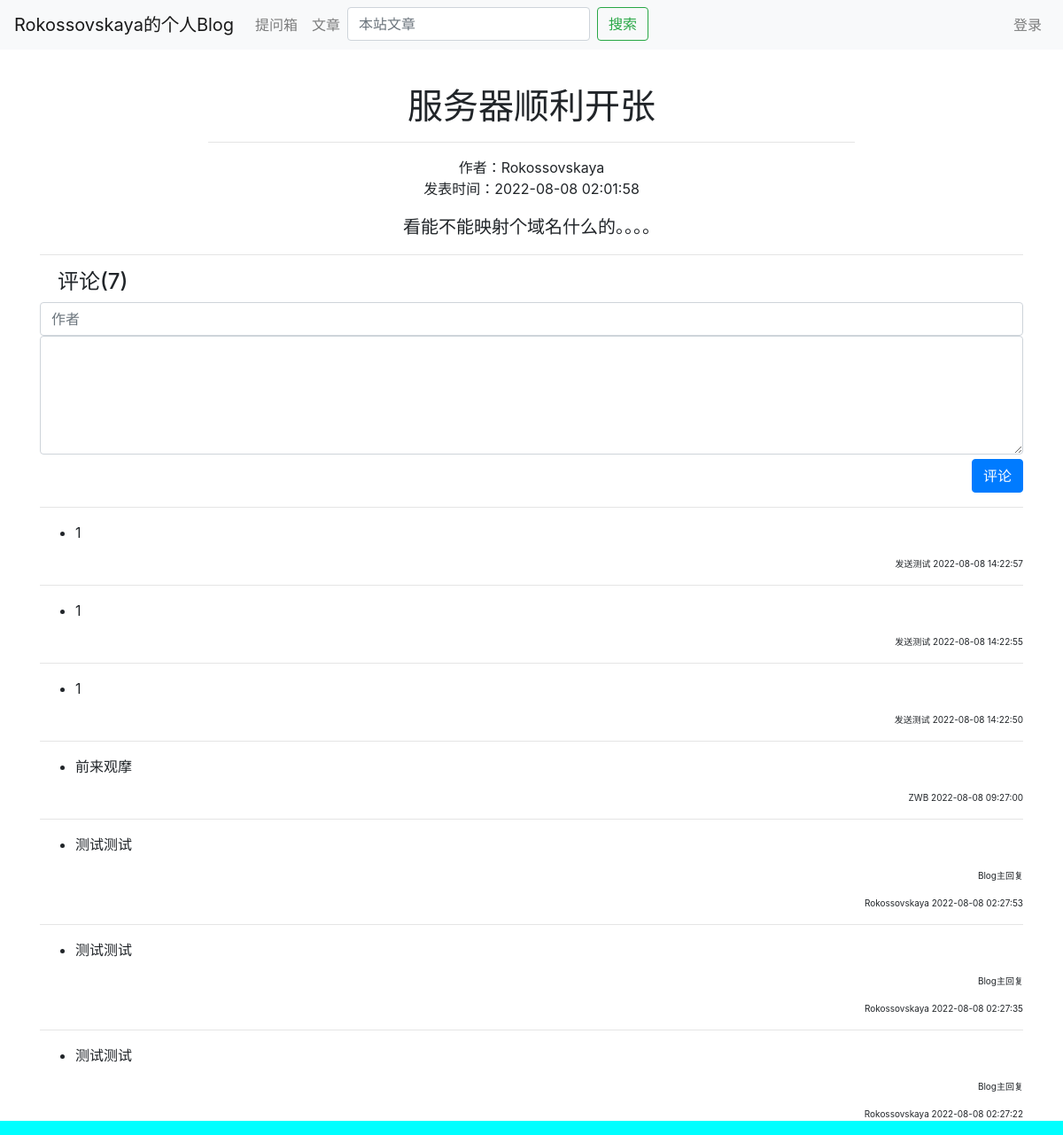
/Blog/3, run on the app's committed database.
### Application/models.py (models this page shows)
class BlogModel(db.Model):
        __tablename__ = "Blogs"
        id = db.Column(db.Integer,primary_key = True,autoincrement = True)
        type = db.Column(db.String(400),nullable = False)
        title = db.Column(db.String(200),nullable = False)
        Author = db.Column(db.String(200),nullable = False)
        content = db.Column(db.String(200),nullable = False)
        Creat_Date = db.Column(db.String(200),default = datetime.now(),nullable = False)

class ReviewModel(db.Model):
        __tablename__ = "review"
        id = db.Column(db.Integer,primary_key = True,autoincrement = True)
        Author = db.Column(db.String(200),nullable = False)
        content = db.Column(db.String(200),nullable = False)
        Creat_Date = db.Column(db.String(200),default = datetime.now(),nullable = False)
        type = db.Column(db.String(200),nullable = False)
        Blog_id = db.Column(db.Integer,db.ForeignKey("Blogs.id"))
        Blog = db.relationship("BlogModel",backref = db.backref("reviews"))

### Application/views.py (the view)
@app.route("/Blog/<int:Blog_id>")
def Blog_detail(Blog_id):
  Blog = BlogModel.query.filter_by(id = Blog_id).first()
  Blog.reviews = ReviewModel.query.order_by(db.text("-id")).filter_by(Blog_id = Blog_id).all()
  return render_template("detail.html",Blog= Blog,useradmin = name)

### Application/views.py (called while the page is built)
@app.before_request
def before_request():
    user_id = session.get("user_id")
    if (user_id):
        try:
            user = User.query.get(user_id)
            setattr(g,"user",user)
        except:
            pass

@app.context_processor
def context_processor():
    if(hasattr(g,"user")):
        return {"user":g.user}
    else:
        return {}

### Application/templates/detail.html (shortened to what this page needs)
{%extends'base.html'%}
{%block main%}
<link rel = 'stylesheet' href = "{{url_for('static',filename = 'css/index.css')}}" >
<div class="row" style = "margin-top: 20px;text-align:center">
    <div class="col"style = "margin-top: 20px"></div>
    <div class="col-8" style = "margin-top: 20px" >
        <h1 >{{Blog.title}}</h1>
        <hr>
        <p class="Blog_detail" >
            <div class = "Blog_author">作者：{{Blog.Author}}</div>
            <div class = "Blog_creat_time">发表时间：{{Blog.Creat_Date}}</div>
        </p>
        <body class = "question-ul">
            <div style = "font-size: 20px;">{{Blog.content}}</div>
        </body>
    </div>
    <div class="col"></div>
</div>
<hr>
<div class = "comment-group">
<h4 style = "padding-left: 20;">评论({{Blog.reviews|length}})</h4>
{%if user%}
<form action = "{{url_for( 'Answer' ,id = Blog.id)}}" method = "POST">
    <div class="form-group">
      <textarea type="text" cols="10" rows = "5" class="form-control" id="Inputcontent" placeholder="内容" aria-describedby="UsernameHelp" name = content>
      </textarea>
      {%for message in get_flashed_messages()%}
      <div class="text-danger">
        {{message}}
      </div>
      {%endfor%}
        <div style = "text-align: right;padding-top: 5;border-top:0;">
            <button type="submit" class="btn btn-primary " >评论</button>
        </div>
    </div>
</form>
{%else%}
<form action = "{{url_for( 'Review',id = Blog.id )}}" method = "POST">
    <div class="form-group">
        <input type="text" class="form-control" id="InputAuthorname" placeholder="作者" aria-describedby="UsernameHelp" name = Author>
      <textarea type="text" cols="10" rows = "5" class="form-control" id="Inputcontent" placeholder="内容" aria-describedby="UsernameHelp" name = content>
      </textarea>
        <div style = "text-align: right;padding-top: 5;border-top:0;">
            <button type="submit" class="btn btn-primary " >评论</button>
        </div>
    </div>
</form>
{%endif%}
{% for Review in Blog.reviews %}
<hr>
<ul class="question-ul" >
    <li>
        <div class="question-main">
            <p>{{Review.content}}</p>
            {%if Review.type == "admin"%}
            <p style = "font-size:10px;text-align:right" >
                 <span>
                    Blog主回复
                </span>
            </p>
            {%endif%}
            <p class="question-detail" style = "font-size:10px;text-align:right" >
                <span class="question-author">{{Review.Author}}</span>
                <span class="question-time">{{Review.Creat_Date}}</span>
            </p>
        </div>
    </li>
</ul>
{% endfor %}
</div>
</div>
{%endblock%}

### Application/static/css/index.css (style rules this page uses)
html { color:rgb(27, 5, 91); background-color:aqua; text-align:center; }

### data on the page
BlogModel: title "服务器顺利开张", Author "Rokossovskaya", Creat_Date "2022-08-08 02:01:58", content "看能不能映射个域名什么的。。。。"
ReviewModel: content "1", Author "发送测试", Creat_Date "2022-08-08 14:22:57"
ReviewModel: content "1", Author "发送测试", Creat_Date "2022-08-08 14:22:55"
ReviewModel: content "1", Author "发送测试", Creat_Date "2022-08-08 14:22:50"
ReviewModel: content "前来观摩", Author "ZWB", Creat_Date "2022-08-08 09:27:00"
ReviewModel: content "测试测试", type "Blog主回复", Author "Rokossovskaya", Creat_Date "2022-08-08 02:27:53"
ReviewModel: content "测试测试", type "Blog主回复", Author "Rokossovskaya", Creat_Date "2022-08-08 02:27:35"
ReviewModel: content "测试测试", type "Blog主回复", Author "Rokossovskaya", Creat_Date "2022-08-08 02:27:22"

### other printed values
{{ useradmin }} "Rokossovskaya"
{{ Blog.reviews|length }} "7"
